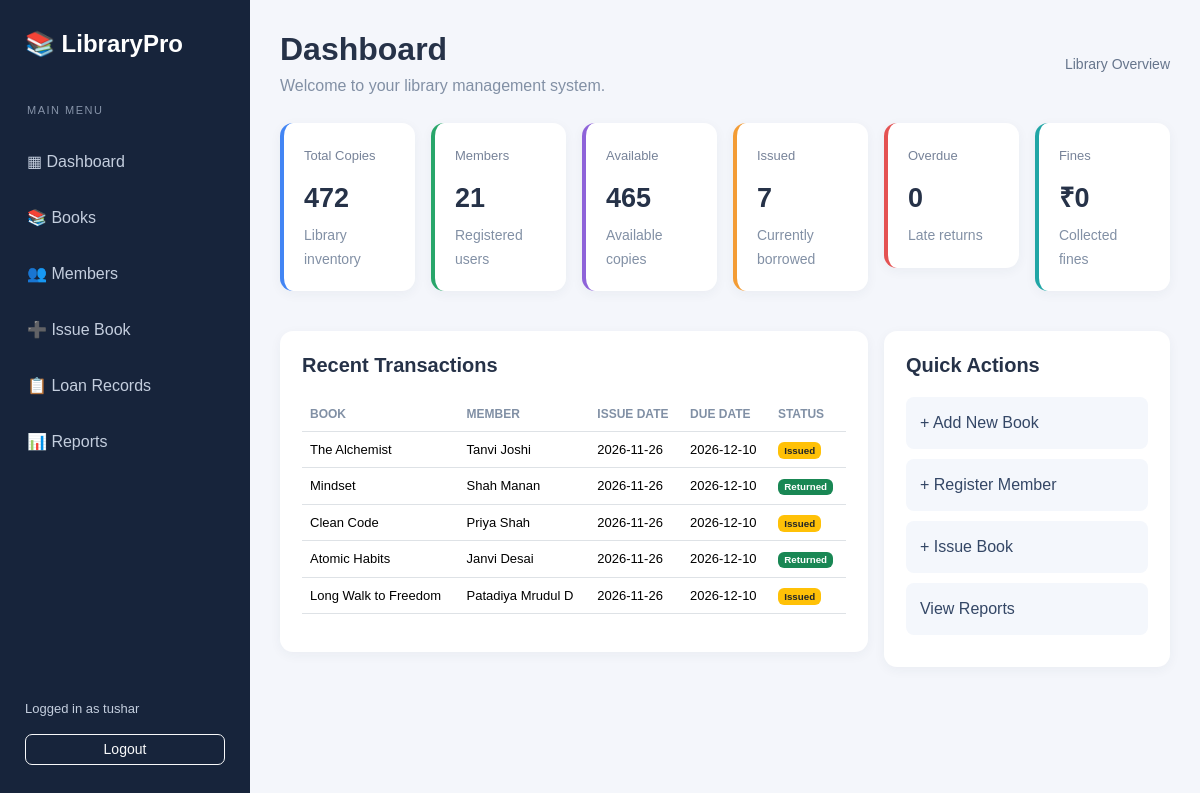
The page /dashboard (signed in) on the database its author committed.
### models.py (models this page shows, shortened)
class User(UserMixin, db.Model):
    id = db.Column(db.Integer, primary_key=True)
    username = db.Column(db.String(80), unique=True, nullable=False)
    password_hash = db.Column(db.String(255), nullable=False)

class Loan(db.Model):
    id = db.Column(db.Integer, primary_key=True)
    book_id = db.Column(
        db.Integer,
        db.ForeignKey("book.id"),
        nullable=False
    )
    member_id = db.Column(
        db.Integer,
        db.ForeignKey("member.id"),
        nullable=False
    )
    issue_date = db.Column(db.Date, nullable=False, default=date.today)
    due_date = db.Column(db.Date, nullable=False)
    return_date = db.Column(db.Date, nullable=True)
    fine = db.Column(db.Integer, nullable=False, default=0)
    @property
    def status(self):
        if self.return_date:
            return "Returned"
        if self.due_date < date.today():
            return "Overdue"
        return "Issued"

class Book(db.Model):
    id = db.Column(db.Integer, primary_key=True)
    title = db.Column(db.String(200), nullable=False)
    author = db.Column(db.String(150), nullable=False)
    isbn = db.Column(db.String(30), unique=True, nullable=True)
    category = db.Column(db.String(100))
    publisher = db.Column(db.String(150))
    quantity = db.Column(db.Integer, nullable=False, default=1)
    loans = db.relationship("Loan", backref="book", lazy=True)

class Member(db.Model):
    id = db.Column(db.Integer, primary_key=True)
    name = db.Column(db.String(150), nullable=False)
    email = db.Column(db.String(150), unique=True, nullable=False)
    phone = db.Column(db.String(20))
    address = db.Column(db.Text)
    loans = db.relationship("Loan", backref="member", lazy=True)

### app.py (the view)
@app.route("/dashboard")
@login_required
def dashboard():
    total_books = db.session.query(
        func.coalesce(func.sum(Book.quantity), 0)
    ).scalar()
    total_members = Member.query.count()
    total_issued = Loan.query.filter_by(
        return_date=None
    ).count()
    overdue_count = Loan.query.filter(
        Loan.return_date.is_(None),
        Loan.due_date < date.today()
    ).count()
    available_books = total_books - total_issued
    fine_collected = db.session.query(
        func.coalesce(func.sum(Loan.fine), 0)
    ).scalar()
    recent_loans = Loan.query.order_by(
        Loan.id.desc()
    ).limit(5).all()
    return render_template(
        "dashboard.html",
        total_books=total_books,
        total_members=total_members,
        total_issued=total_issued,
        available_books=available_books,
        overdue_count=overdue_count,
        fine_collected=fine_collected,
        recent_loans=recent_loans
    )

### app.py (called while the page is built)
@login_manager.user_loader
def load_user(user_id):
    return db.session.get(User, int(user_id))

### templates/dashboard.html (shortened to what this page needs)
{% extends 'base.html' %}
{% block content %}
<div class="page-heading">
    <div>
        <h2>Dashboard</h2>
        <p>Welcome to your library management system.</p>
    </div>
    <span class="date-label">{{ today if today else "Library Overview" }}</span>
</div>
<div class="row g-3">
    <div class="col-md-4 col-xl-2">
        <div class="stat-card blue">
            <span>Total Copies</span>
            <h2>{{ total_books }}</h2>
            <small>Library inventory</small>
        </div>
    </div>
    <div class="col-md-4 col-xl-2">
        <div class="stat-card green">
            <span>Members</span>
            <h2>{{ total_members }}</h2>
            <small>Registered users</small>
        </div>
    </div>
    <div class="col-md-4 col-xl-2">
        <div class="stat-card purple">
            <span>Available</span>
            <h2>{{ available_books }}</h2>
            <small>Available copies</small>
        </div>
    </div>
    <div class="col-md-4 col-xl-2">
        <div class="stat-card orange">
            <span>Issued</span>
            <h2>{{ total_issued }}</h2>
            <small>Currently borrowed</small>
        </div>
    </div>
    <div class="col-md-4 col-xl-2">
        <div class="stat-card red">
            <span>Overdue</span>
            <h2>{{ overdue_count }}</h2>
            <small>Late returns</small>
        </div>
    </div>
    <div class="col-md-4 col-xl-2">
        <div class="stat-card teal">
            <span>Fines</span>
            <h2>₹{{ fine_collected }}</h2>
            <small>Collected fines</small>
        </div>
    </div>
</div>
<div class="row mt-4 g-3">
    <div class="col-lg-8">
        <div class="content-card">
            <h5>Recent Transactions</h5>
            <div class="table-responsive">
                <table class="table align-middle">
                    <thead>
                        <tr>
                            <th>Book</th>
                            <th>Member</th>
                            <th>Issue Date</th>
                            <th>Due Date</th>
                            <th>Status</th>
                        </tr>
                    </thead>
                    <tbody>
                    {% for loan in recent_loans %}
                        <tr>
                            <td>{{ loan.book.title }}</td>
                            <td>{{ loan.member.name }}</td>
                            <td>{{ loan.issue_date }}</td>
                            <td>{{ loan.due_date }}</td>
                            <td>
                                <span class="badge
                                {% if loan.status == 'Returned' %}bg-success
                                {% elif loan.status == 'Overdue' %}bg-danger
                                {% else %}bg-warning text-dark{% endif %}">
                                    {{ loan.status }}
                                </span>
                            </td>
                        </tr>
                    {% else %}
                        <tr>
                            <td colspan="5" class="text-center">
                                No transactions available.
                            </td>
                        </tr>
                    {% endfor %}
                    </tbody>
                </table>
            </div>
        </div>
    </div>
    <div class="col-lg-4">
        <div class="content-card">
            <h5>Quick Actions</h5>
            <a href="{{ url_for('add_book') }}"
               class="quick-action">+ Add New Book</a>
            <a href="{{ url_for('add_member') }}"
               class="quick-action">+ Register Member</a>
            <a href="{{ url_for('issue_book') }}"
               class="quick-action">+ Issue Book</a>
            <a href="{{ url_for('reports') }}"
               class="quick-action">View Reports</a>
        </div>
    </div>
</div>
{% endblock %}

### templates/base.html (shortened to what this page needs)
<!DOCTYPE html>
<html lang="en">
<head>
    <link href="https://cdn.jsdelivr.net/npm/bootstrap@5.3.3/dist/css/bootstrap.min.css"
          rel="stylesheet">
    <link rel="stylesheet"
          href="{{ url_for('static', filename='css/style.css') }}">
</head>
<body>
{% if current_user.is_authenticated %}
<div class="sidebar">
    <h4 class="brand">📚 LibraryPro</h4>
    <p class="sidebar-label">MAIN MENU</p>
    <a href="{{ url_for('dashboard') }}">▦ Dashboard</a>
    <a href="{{ url_for('books') }}">📚 Books</a>
    <a href="{{ url_for('members') }}">👥 Members</a>
    <a href="{{ url_for('issue_book') }}">➕ Issue Book</a>
    <a href="{{ url_for('loans') }}">📋 Loan Records</a>
    <a href="{{ url_for('reports') }}">📊 Reports</a>
    <div class="sidebar-bottom">
        <span>Logged in as {{ current_user.username }}</span>
        <form method="POST" action="{{ url_for('logout') }}">
            <button class="btn btn-outline-light btn-sm w-100 mt-3">
                Logout
            </button>
        </form>
    </div>
</div>
{% endif %}
<main class="{% if current_user.is_authenticated %}main-content{% else %}login-container{% endif %}">
    {% block content %}{% endblock %}
</main>
</body>
</html>

### static/css/style.css (style rules this page uses)
* { box-sizing: border-box; }
body { margin: 0; background: #f4f6fb; font-family: Arial, sans-serif; color: #263248; }
.sidebar { width: 250px; height: 100vh; background: #17243b; color: white; position: fixed; top: 0; left: 0; padding: 25px 15px; z-index: 100; display: flex; flex-direction: column; }
.brand { font-weight: bold; padding: 5px 10px 25px; color: #ffffff; }
.sidebar-label { color: #8794a9; font-size: 11px; letter-spacing: 1.5px; padding-left: 12px; margin-top: 10px; }
.sidebar a { color: #c4cede; display: block; text-decoration: none; padding: 13px 12px; margin: 3px 0; border-radius: 8px; transition: 0.2s; }
.sidebar-bottom { margin-top: auto; font-size: 13px; color: #c4cede; padding: 10px; }
.main-content { margin-left: 250px; padding: 30px; min-height: 100vh; }
.page-heading { display: flex; justify-content: space-between; align-items: center; margin-bottom: 25px; gap: 15px; }
.page-heading h2 { font-weight: 700; margin: 0 0 6px; }
.page-heading p { color: #8290a5; margin: 0; }
.date-label { color: #66758c; font-size: 14px; }
.stat-card { padding: 20px; border-radius: 13px; background: white; min-height: 145px; box-shadow: 0 3px 12px rgba(30, 50, 80, 0.05); border-left: 4px solid; }
.stat-card span { font-size: 13px; color: #778399; }
.stat-card h2 { font-size: 27px; margin: 15px 0 8px; font-weight: bold; }
.stat-card small { color: #8290a5; }
.blue { border-color: #4285f4; }
.green { border-color: #28a66a; }
.purple { border-color: #8e63d9; }
.orange { border-color: #f39c35; }
.red { border-color: #e45252; }
.teal { border-color: #21a6a6; }
.content-card { background: white; border-radius: 13px; padding: 22px; box-shadow: 0 3px 12px rgba(30, 50, 80, 0.05); }
.content-card h5 { font-weight: 700; margin-bottom: 20px; }
.table { vertical-align: middle; }
.table thead th { font-size: 12px; color: #8190a5; text-transform: uppercase; white-space: nowrap; }
.table tbody td { font-size: 13px; }
.quick-action { display: block; padding: 14px; background: #f4f7fc; border-radius: 8px; text-decoration: none; color: #344766; margin-bottom: 10px; transition: 0.2s; }
.btn { border-radius: 7px; }

### rows shown on the page
User: username "tushar"
Loan: book "The Alchemist", member.name "Tanvi Joshi", issue_date "2026-11-26", due_date "2026-12-10", status "Issued"
Loan: book "Mindset", member.name "Shah Manan", issue_date "2026-11-26", due_date "2026-12-10", status "Returned"
Loan: book "Clean Code", member.name "Priya Shah", issue_date "2026-11-26", due_date "2026-12-10", status "Issued"
Loan: book "Atomic Habits", member.name "Janvi Desai", issue_date "2026-11-26", due_date "2026-12-10", status "Returned"
Loan: book "Long Walk to Freedom", member.name "Patadiya Mrudul D", issue_date "2026-11-26", due_date "2026-12-10", status "Issued"

### other values the page prints
{{ today if today else "Library Overview" }} "Library Overview"
{{ total_books }} "472"
{{ total_members }} "21"
{{ available_books }} "465"
{{ total_issued }} "7"
{{ overdue_count }} "0"
{{ fine_collected }} "0"
